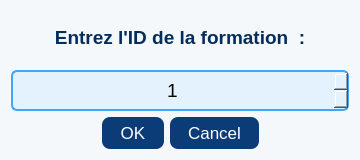
<?xml version="1.0" encoding="UTF-8"?>
<ui version="4.0">
 <class>DialogID</class>
 <widget class="QDialog" name="DialogID">
  <property name="geometry">
   <rect>
    <x>0</x>
    <y>0</y>
    <width>360</width>
    <height>160</height>
   </rect>
  </property>
  <property name="windowTitle">
   <string>🔎 Rechercher une Formation</string>
  </property>
  <property name="styleSheet">
   <string notr="true">
    QDialog {
      background-color: #f5f8fa;
    }
    QLabel {
      font-size: 14pt;
      font-weight: bold;
      color: #032e5b;
    }
    QSpinBox {
      font-size: 14pt;
      padding: 6px;
      border: 2px solid #42a5f5;
      border-radius: 6px;
      background-color: #e3f2fd;
    }
    QDialogButtonBox QPushButton {
      font-size: 13pt;
      padding: 6px 18px;
      border-radius: 8px;
      background-color: #0C3C78;
      color: white;
    }
    QDialogButtonBox QPushButton:hover {
      background-color: #145DA0;
    }
   </string>
  </property>
  <layout class="QVBoxLayout" name="verticalLayout" stretch="0,1,0">
   <item>
    <widget class="QLabel" name="label">
     <property name="text">
      <string>Entrez l'ID de la formation  :</string>
     </property>
     <property name="alignment">
      <set>Qt::AlignCenter</set>
     </property>
    </widget>
   </item>
   <item>
    <widget class="QSpinBox" name="spinBoxID">
     <property name="minimum">
      <number>1</number>
     </property>
     <property name="maximum">
      <number>999999</number>
     </property>
     <property name="alignment">
      <set>Qt::AlignCenter</set>
     </property>
    </widget>
   </item>
   <item>
    <widget class="QDialogButtonBox" name="buttonBox">
     <property name="standardButtons">
      <set>QDialogButtonBox::Ok|QDialogButtonBox::Cancel</set>
     </property>
     <property name="centerButtons">
      <bool>true</bool>
     </property>
    </widget>
   </item>
  </layout>
 </widget>
 <resources/>
 <connections/>
</ui>
